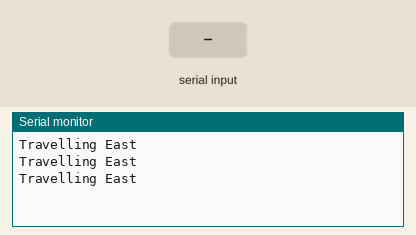
Simulated run of this sketch. Board: Arduino Uno, built with avr-gcc and run on an emulated ATmega328P. Parts: the last lines printed to the serial monitor. The inputs (shaded band) are chosen by the test bench.

Above: at 1.2 s.
1.3 s: "trackend\n" received over Serial
At 2.4 s:
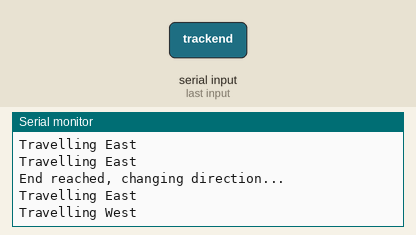
3.5 s: "button\n" received over Serial
At 4.4 s:
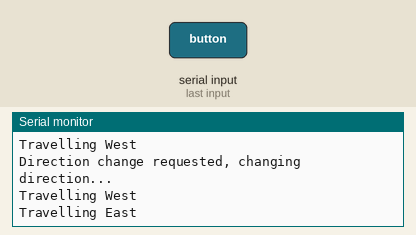

Measured:
- after the input at 1.3 s, the serial monitor: prints a new line after 0.20 s (image 1)
- after the input at 3.5 s, the serial monitor: prints a new line at once (image 2)

The sketch:

directionalStateMachine.ino
```cpp
enum directionalStates {EAST, WEST};
uint8_t state = EAST;
enum directionalTransitions {NONE, TRACKEND, BUTTON};
uint8_t transition = NONE;

void east();
void west();

void setup() {
  // put your setup code here, to run once:
  Serial.begin(9600);
}

void loop() {
  // put your main code here, to run repeatedly:
  input();
  directionalStateMachine(transition);
  delay(500);
}

void directionalStateMachine(uint8_t i) {
  switch(state){
    case EAST:
      east();
      if(i != NONE){
        transition = NONE;
        state = WEST;
      }
    break;
    case WEST:
      west();
      if(i != NONE){
        transition = NONE;
        state = EAST;
      }
    break;
  }
}

void east(){
  Serial.println("Travelling East");
}

void west(){
  Serial.println("Travelling West");
}

uint8_t input(){
  if (Serial.available() > 0){
    String s = Serial.readStringUntil('\n');
    if(s == "trackend"){
      transition = TRACKEND;
      Serial.println("End reached, changing direction...");
    }
    else if(s == "button"){
      transition = BUTTON;
      Serial.println("Direction change requested, changing direction...");
    }
    else{
      transition = NONE;
    }
  }
}
```
